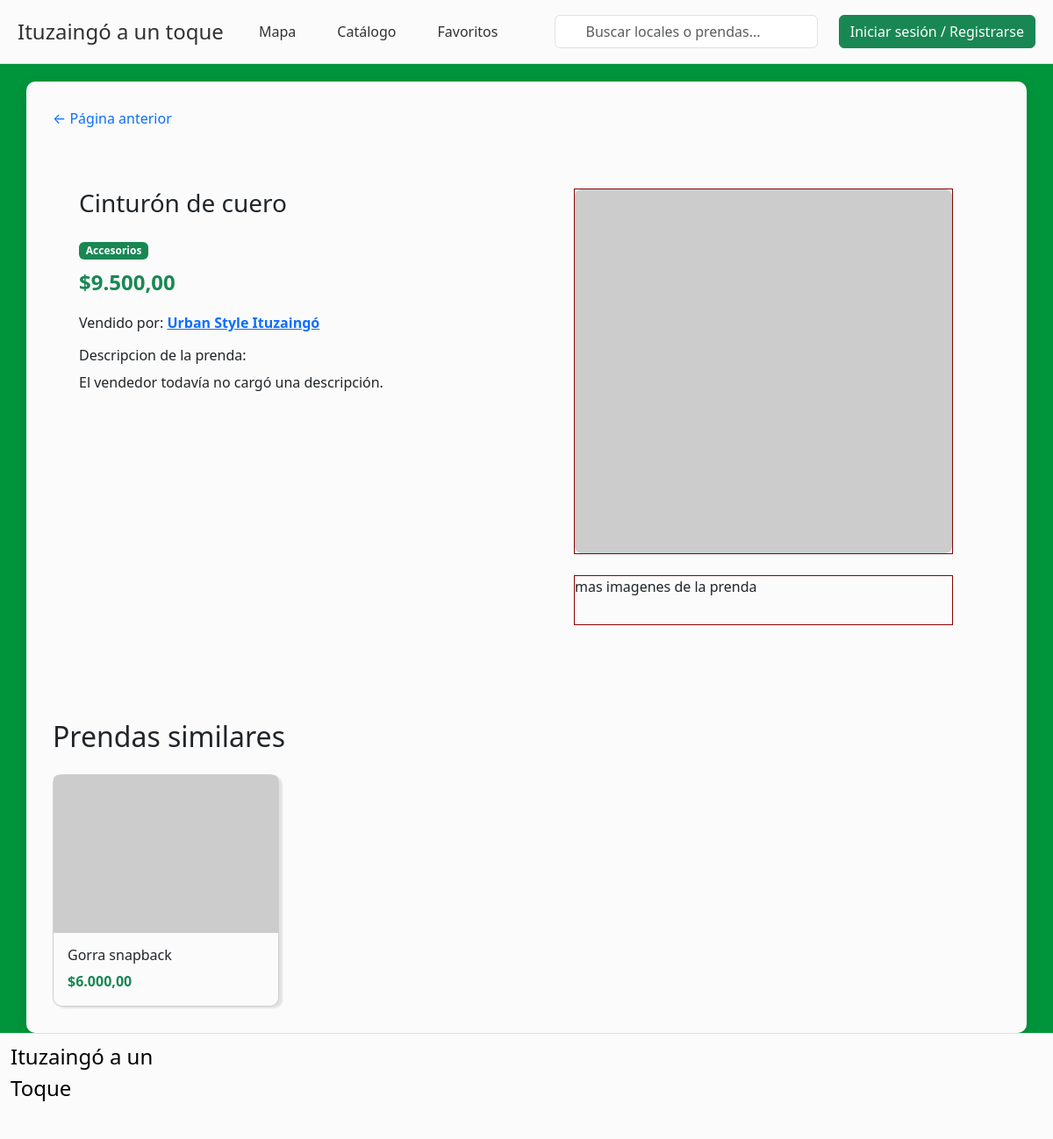
The app's page /index.php?pagina=prenda&id=11 with its own data.
### tables this page shows
CREATE TABLE `productos` (
  `id` int(11) NOT NULL,
  `local_id` int(11) NOT NULL,
  `nombre_producto` varchar(100) NOT NULL,
  `descripcion` text DEFAULT NULL,
  `precio` decimal(10,2) NOT NULL,
  `categoria_id` int(11) DEFAULT NULL,
  `creado_en` timestamp NOT NULL DEFAULT current_timestamp()
);

CREATE TABLE `categorias_producto` (
  `id` int(11) NOT NULL,
  `nombre` varchar(50) NOT NULL
);

CREATE TABLE `locales` (
  `id` int(11) NOT NULL,
  `usuario_id` int(11) NOT NULL,
  `nombre_local` varchar(100) NOT NULL,
  `direccion` varchar(255) NOT NULL,
  `entre_calles` varchar(255) DEFAULT NULL,
  `descripcion` text DEFAULT NULL,
  `imagen_portada` varchar(255) DEFAULT NULL,
  `latitud` decimal(10,7) DEFAULT NULL,
  `longitud` decimal(10,7) DEFAULT NULL,
  `horario_texto` varchar(255) DEFAULT NULL,
  `categoria_id` int(11) DEFAULT NULL,
  `creado_en` timestamp NOT NULL DEFAULT current_timestamp()
);

### prenda.php (the view, shortened to what this page needs)
<?php
include 'conexion.php';
$producto_id = isset($_GET['id']) ? (int) $_GET['id'] : 0;
$sql = "SELECT p.id, p.nombre_producto, p.descripcion, p.precio, p.local_id, p.categoria_id,
               l.nombre_local, c.nombre AS categoria_nombre
        FROM productos p
        INNER JOIN locales l ON p.local_id = l.id
        LEFT JOIN categorias_producto c ON p.categoria_id = c.id
        WHERE p.id = ?";
$stmt = $conexion->prepare($sql);
$stmt->bind_param("i", $producto_id);
$stmt->execute();
$producto = $stmt->get_result()->fetch_assoc();
$imagenPrincipal = null;
$similares = [];
if ($producto) {
    $sqlImg = "SELECT ruta FROM imagenes_producto WHERE producto_id = ? ORDER BY orden ASC LIMIT 1";
    $stmtImg = $conexion->prepare($sqlImg);
    $stmtImg->bind_param("i", $producto_id);
    $stmtImg->execute();
    $filaImg = $stmtImg->get_result()->fetch_assoc();
    $imagenPrincipal = $filaImg ? $filaImg['ruta'] : null;
    if ($producto['categoria_id']) {
        $sqlSim = "SELECT p2.id, p2.nombre_producto, p2.precio,
                          (SELECT ip.ruta FROM imagenes_producto ip
                           WHERE ip.producto_id = p2.id
                           ORDER BY ip.orden ASC LIMIT 1) AS imagen_ruta
                   FROM productos p2
                   WHERE p2.categoria_id = ? AND p2.id != ?
                   ORDER BY p2.creado_en DESC
                   LIMIT 8";
        $stmtSim = $conexion->prepare($sqlSim);
        $stmtSim->bind_param("ii", $producto['categoria_id'], $producto_id);
        $stmtSim->execute();
        $resSim = $stmtSim->get_result();
        while ($fila = $resSim->fetch_assoc()) {
            $similares[] = $fila;
        }
    }
}
?>
<div class="caja-local-prenda">
    <a href="#" class="volver-atras d-inline-block mb-3 text-decoration-none">&larr; Página anterior</a>
    <?php if (!$producto): ?>
        <p class="text-muted">No encontramos esa prenda.</p>
    <?php else: ?>
        <div class="superior">
            <div class="caja1">
                <div id="nombre-prenda" class="d-flex align-items-center gap-3">
                    <h3 class="mb-0"><?php echo htmlspecialchars($producto['nombre_producto']); ?></h3>
                </div>
                <?php if ($producto['categoria_nombre']): ?>
                    <span class="badge bg-success mb-2"><?php echo htmlspecialchars($producto['categoria_nombre']); ?></span>
                <?php endif; ?>
                <p class="fs-4 fw-bold text-success">
                    $<?php echo number_format($producto['precio'], 2, ',', '.'); ?>
                </p>
                <p>
                    Vendido por:
                    <a href="index.php?pagina=local&id=<?php echo $producto['local_id']; ?>" class="enlace-interno fw-bold">
                        <?php echo htmlspecialchars($producto['nombre_local']); ?>
                    </a>
                </p>
                <div id="descripcion-prenda">
                    <h6>Descripcion de la prenda:</h6>
                    <p>
                        <?php echo $producto['descripcion']
                            ? nl2br(htmlspecialchars($producto['descripcion']))
                            : 'El vendedor todavía no cargó una descripción.'; ?>
                    </p>
                </div>
            </div>
            <div class="caja2">
                <div id="imagen-prenda">
                    <?php if ($imagenPrincipal): ?>
                        <img src="<?php echo htmlspecialchars($imagenPrincipal); ?>"
                             alt="<?php echo htmlspecialchars($producto['nombre_producto']); ?>"
                             style="width:100%; height:100%; object-fit:cover; border-radius: 8px;">
                    <?php else: ?>
                        <p>imagen de la prenda</p>
                    <?php endif; ?>
                </div>
                <div id="mas-imagenes-prenda">
                    <p>mas imagenes de la prenda</p>
                </div>
            </div>
        </div>
        <div class="inferior">
            <div>
                <h2>Prendas similares</h2>
            </div>
            <div class="row g-3 mt-1">
                <?php if (count($similares) > 0): ?>
                    <?php foreach ($similares as $similar): ?>
                        <div class="col-6 col-lg-3">
                            <a href="index.php?pagina=prenda&id=<?php echo $similar['id']; ?>"
                               class="enlace-interno d-block text-decoration-none text-dark">
                                <div class="card h-100">
                                    <img src="<?php echo htmlspecialchars($similar['imagen_ruta']); ?>"
                                         class="card-img-top" style="height:180px; object-fit:cover;"
                                         alt="<?php echo htmlspecialchars($similar['nombre_producto']); ?>">
                                    <div class="card-body text-center">
                                        <h3 class="h6 text-start"><?php echo htmlspecialchars($similar['nombre_producto']); ?></h3>
                                        <p class="fw-bold text-success mb-0 text-start">
                                            $<?php echo number_format($similar['precio'], 2, ',', '.'); ?>
                                        </p>
                                    </div>
                                </div>
                            </a>
                        </div>
                    <?php endforeach; ?>
                <?php else: ?>
                    <p class="text-muted">Todavía no hay otras prendas en esta categoría.</p>
                <?php endif; ?>
            </div>
        </div>
    <?php endif; ?>
</div>

### style.css (style rules this page uses)
* { box-sizing: border-box; }
html, body { margin: 0; padding: 0; }
body { background:#00953c; display: flex; flex-direction: column; min-height: 100vh; }
.card { display: flex; flex-direction: column; width: 100%; background: #fbfbfb; border-radius: 10px; box-shadow: 4px 2px 2px rgba(0, 0, 0, 0.100); }
.card img { width:100%; height:250px; object-fit:cover; }
.caja-local-prenda { background-color: #fbfbfb; margin-top:0; max-width: 95%; min-height: 40%; padding: 30px; border-radius: 10px; box-shadow: 0 4px 15px rgba(0,0,0,0.1); margin:auto; margin-top: 20px; }
.superior { display:flex; justify-content:space-between; flex-direction:row; margin-top:2%; }
.caja1 { max-width: 100%; min-height: 40%; padding: 30px; flex: 1; }
.caja2 { max-width: 100%; min-height: 40%; padding: 30px; flex: 1; display:flex; flex-direction:column; align-items:center; }
#nombre-prenda { width: 60%; font-size: 70px; margin-bottom:5%; }
#imagen-prenda { border: 1px solid #870303; width: 90%; height: 80%; margin-bottom:5%; }
#mas-imagenes-prenda { border: 1px solid #870303; width: 90%; height: 15%; margin-bottom:5%; }
.inferior { margin-top:5%; }

### records on screen
productos: nombre_producto "Cinturón de cuero", categoria.nombre "Accesorios", precio "9.500,00", local.nombre_local "Urban Style Ituzaingó"
productos: nombre_producto "Gorra snapback", precio "6.000,00"
